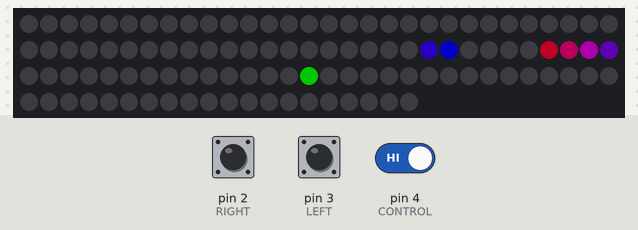
The sketch below on a simulated Arduino Nano, built with avr-gcc and run on an emulated ATmega328P. Parts: 110 RGB LEDs in strip order, left to right, continuing on the next row. The test bench sets the inputs (shaded band); at power-on: pin 2 (RIGHT) HIGH, pin 3 (LEFT) HIGH, pin 4 (CONTROL) HIGH. Dim RGB values are drawn brighter than linear; random numbers use the default seed unless the sketch sets one.

Above: at 2.4 s.
2.5 s: pin 2 (RIGHT) pulled LOW for 0.15 s
3.2 s: pin 3 (LEFT) pulled LOW for 0.15 s
3.9 s: pin 2 (RIGHT) pulled LOW for 1 s
5.5 s: pin 3 (LEFT) pulled LOW for 1 s
7.1 s: pin 3 (LEFT) driven LOW and pin 4 (CONTROL) driven LOW
8.7 s: pin 2 (RIGHT) pulsed LOW 5 times (0.12 s each, 0.3 s apart)
At 9.19 s:
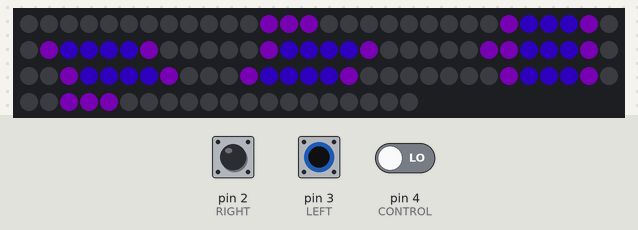

Measured:
- after the input at 8.7 s, the LEDs: first change at once (image 1 shows a later state)

The sketch:

Meredith_jacket.ino
```cpp
#include <Adafruit_NeoPixel.h>
#define LED_PIN 6
#define LED_COUNT 110
#define POT A0
#define LEFT 3
#define RIGHT 2
#define CONTROL 4

int mode = 0;
int numberofmodes = 4;

bool canmove = 1;

String message[4] = {"i love meredith", "stay hydrated", "tell your friends you love them", "i made this patch myself and i am quite proud of it"};
int messagenumber = 0;

unsigned long lastdb = 0;
unsigned long dbdelay = 200;

bool isthereanapple = 0;
int applex = 0;
int appley = 0;
int snakex = 5;
int snakey = 3;
int snakedirection = 0;
int snakelength = 5;
int delaytime = 200;

int drawingx = 0;
int drawingy = 0;

int animationindex = 0;

const bool alphabet[27][5][5] PROGMEM =
{
	{
		{0, 1, 1, 1, 0},
		{1, 0, 0, 0, 1},
		{1, 1, 1, 1, 1},
		{1, 0, 0, 0, 1},
		{1, 0, 0, 0, 1}
	},

	{
		{1, 1, 1, 1, 0},
		{1, 0, 0, 0, 1},
		{1, 1, 1, 1, 0},
		{1, 0, 0, 0, 1},
		{1, 1, 1, 1, 0}
	},

	{
		{0, 1, 1, 1, 1},
		{1, 0, 0, 0, 0},
		{1, 0, 0, 0, 0},
		{1, 0, 0, 0, 0},
		{0, 1, 1, 1, 1}
	},

	{
		{1, 1, 1, 1, 0},
		{1, 0, 0, 0, 1},
		{1, 0, 0, 0, 1},
		{1, 0, 0, 0, 1},
		{1, 1, 1, 1, 0}
	},

	{
		{1, 1, 1, 1, 1},
		{1, 0, 0, 0, 0},
		{1, 1, 1, 1, 0},
		{1, 0, 0, 0, 0},
		{1, 1, 1, 1, 1}
	},

	{
		{1, 1, 1, 1, 1},
		{1, 0, 0, 0, 0},
		{1, 1, 1, 1, 1},
		{1, 0, 0, 0, 0},
		{1, 0, 0, 0, 0}
	},

	{
		{0, 1, 1, 1, 1},
		{1, 0, 0, 0, 0},
		{1, 0, 0, 1, 1},
		{1, 0, 0, 0, 1},
		{0, 1, 1, 1, 1}
	},

	{
		{1, 0, 0, 0, 1},
		{1, 0, 0, 0, 1},
		{1, 1, 1, 1, 1},
		{1, 0, 0, 0, 1},
		{1, 0, 0, 0, 1}
	},

	{
		{0, 1, 1, 1, 0},
		{0, 0, 1, 0, 0},
		{0, 0, 1, 0, 0},
		{0, 0, 1, 0, 0},
		{0, 1, 1, 1, 0}
	},

	{
		{0, 0, 0, 0, 1},
		{0, 0, 0, 0, 1},
		{1, 0, 0, 0, 1},
		{1, 0, 0, 0, 1},
		{0, 1, 1, 1, 0}
	},

	{
		{1, 0, 0, 0, 1},
		{1, 0, 0, 1, 0},
		{1, 1, 1, 0, 0},
		{1, 0, 0, 1, 0},
		{1, 0, 0, 0, 1}
	},

	{
		{1, 0, 0, 0, 0},
		{1, 0, 0, 0, 0},
		{1, 0, 0, 0, 0},
		{1, 0, 0, 0, 0},
		{1, 1, 1, 1, 1}
	},

	{
		{0, 1, 0, 1, 0},
		{1, 0, 1, 0, 1},
		{1, 0, 1, 0, 1},
		{1, 0, 1, 0, 1},
		{1, 0, 1, 0, 1}
	},

	{
		{1, 0, 0, 0, 1},
		{1, 1, 0, 0, 1},
		{1, 0, 1, 0, 1},
		{1, 0, 0, 1, 1},
		{1, 0, 0, 0, 1}
	},

	{
		{0, 1, 1, 1, 0},
		{1, 0, 0, 0, 1},
		{1, 0, 0, 0, 1},
		{1, 0, 0, 0, 1},
		{0, 1, 1, 1, 0}
	},

	{
		{1, 1, 1, 1, 0},
		{1, 0, 0, 0, 1},
		{1, 1, 1, 1, 0},
		{1, 0, 0, 0, 0},
		{1, 0, 0, 0, 0}
	},

	{
		{0, 1, 1, 1, 0},
		{1, 0, 0, 0, 1},
		{1, 0, 0, 0, 1},
		{1, 0, 0, 1, 0},
		{0, 1, 1, 0, 1}
	},

	{
		{1, 1, 1, 1, 0},
		{1, 0, 0, 0, 1},
		{1, 1, 1, 1, 0},
		{1, 0, 0, 1, 0},
		{1, 0, 0, 0, 1}
	},

	{
		{0, 1, 1, 1, 1},
		{1, 0, 0, 0, 0},
		{0, 1, 1, 1, 0},
		{0, 0, 0, 0, 1},
		{1, 1, 1, 1, 0}
	},

	{
		{1, 1, 1, 1, 1},
		{0, 0, 1, 0, 0},
		{0, 0, 1, 0, 0},
		{0, 0, 1, 0, 0},
		{0, 0, 1, 0, 0}
	},

	{
		{1, 0, 0, 0, 1},
		{1, 0, 0, 0, 1},
		{1, 0, 0, 0, 1},
		{1, 0, 0, 0, 1},
		{0, 1, 1, 1, 0}
	},

	{
		{1, 0, 0, 0, 1},
		{1, 0, 0, 0, 1},
		{1, 0, 0, 0, 1},
		{0, 1, 0, 1, 0},
		{0, 0, 1, 0, 0}
	},

	{
		{1, 0, 0, 0, 1},
		{1, 0, 1, 0, 1},
		{1, 0, 1, 0, 1},
		{1, 0, 1, 0, 1},
		{0, 1, 0, 1, 0}
	},

	{
		{1, 0, 0, 0, 1},
		{0, 1, 0, 1, 0},
		{0, 0, 1, 0, 0},
		{0, 1, 0, 1, 0},
		{1, 0, 0, 0, 1}
	},

	{
		{1, 0, 0, 0, 1},
		{0, 1, 0, 1, 0},
		{0, 0, 1, 0, 0},
		{0, 0, 1, 0, 0},
		{0, 0, 1, 0, 0}
	},

	{
		{1, 1, 1, 1, 1},
		{0, 0, 0, 1, 0},
		{0, 0, 1, 0, 0},
		{0, 1, 0, 0, 0},
		{1, 1, 1, 1, 1}
	},

    {
		{0, 0, 0, 0, 0},
		{0, 0, 0, 0, 0},
		{0, 0, 0, 0, 0},
		{0, 0, 0, 0, 0},
		{0, 0, 0, 0, 0}
	}

};


int myPixels[10][11] = {
{0, 0, 0, 0, 0, 0, 0, 0, 0, 0, 0},
{0, 0, 0, 0, 0, 0, 0, 0, 0, 0, 0},
{0, 0, 0, 0, 0, 0, 0, 0, 0, 0, 0},
{0, 0, 0, 0, 0, 0, 0, 0, 0, 0, 0},
{0, 0, 0, 0, 0, 0, 0, 0, 0, 0, 0},
{0, 0, 0, 0, 0, 0, 0, 0, 0, 0, 0},
{0, 0, 0, 0, 0, 0, 0, 0, 0, 0, 0},
{0, 0, 0, 0, 0, 0, 0, 0, 0, 0, 0},
{0, 0, 0, 0, 0, 0, 0, 0, 0, 0, 0},
{0, 0, 0, 0, 0, 0, 0, 0, 0, 0, 0}
};

int myDrawing[10][11] = {
{0, 0, 0, 0, 0, 0, 0, 0, 0, 0, 0},
{0, 0, 0, 0, 0, 0, 0, 0, 0, 0, 0},
{0, 0, 0, 0, 0, 0, 0, 0, 0, 0, 0},
{0, 0, 0, 0, 0, 0, 0, 0, 0, 0, 0},
{0, 0, 0, 0, 0, 0, 0, 0, 0, 0, 0},
{0, 0, 0, 0, 0, 0, 0, 0, 0, 0, 0},
{0, 0, 0, 0, 0, 0, 0, 0, 0, 0, 0},
{0, 0, 0, 0, 0, 0, 0, 0, 0, 0, 0},
{0, 0, 0, 0, 0, 0, 0, 0, 0, 0, 0},
{0, 0, 0, 0, 0, 0, 0, 0, 0, 0, 0}
};

const int myAnimations[4][10][11] PROGMEM = {
{
{0, 0, 3, 3, 0, 0, 0, 3, 3, 0, 0},
{0, 3, 2, 2, 3, 0, 3, 2, 2, 3, 0},
{3, 2, 1, 1, 2, 3, 2, 1, 1, 2, 3},
{3, 2, 1, 1, 1, 2, 1, 1, 1, 2, 3},
{3, 2, 1, 1, 1, 2, 1, 1, 1, 2, 3},
{0, 3, 2, 1, 1, 1, 1, 1, 2, 3, 0},
{0, 0, 3, 2, 1, 1, 1, 2, 3, 0, 0},
{0, 0, 0, 3, 2, 1, 2, 3, 0, 0, 0},
{0, 0, 0, 0, 3, 2, 3, 0, 0, 0, 0},
{0, 0, 0, 0, 0, 3, 0, 0, 0, 0, 0}
},

{
{0, 0, 0, 4, 0, 0, 0, 4, 0, 0, 0},
{0, 0, 4, 0, 0, 1, 0, 0, 4, 0, 0},
{0, 4, 0, 0, 1, 0, 1, 0, 0, 4, 0},
{4, 0, 0, 1, 0, 0, 0, 1, 0, 0, 4},
{0, 0, 1, 0, 0, 2, 0, 0, 1, 0, 0},
{0, 1, 0, 0, 2, 0, 2, 0, 0, 1, 0},
{1, 0, 0, 2, 0, 0, 0, 2, 0, 0, 1},
{0, 0, 2, 0, 0, 3, 0, 0, 2, 0, 0},
{0, 2, 0, 0, 3, 0, 3, 0, 0, 2, 0},
{2, 0, 0, 3, 0, 0, 0, 3, 0, 0, 2}
},

{
{0, 0, 4, 0, 0, 2, 0, 0, 4, 0, 0},
{0, 4, 3, 0, 0, 1, 0, 0, 3, 4, 0},
{0, 0, 0, 3, 3, 0, 3, 3, 0, 0, 0},
{2, 0, 0, 3, 3, 2, 3, 3, 0, 0, 2},
{0, 1, 4, 4, 2, 1, 2, 4, 4, 1, 0},
{0, 1, 4, 4, 2, 1, 2, 4, 4, 1, 0},
{2, 0, 0, 3, 3, 2, 3, 3, 0, 0, 2},
{0, 0, 0, 3, 3, 0, 3, 3, 0, 0, 0},
{0, 4, 3, 0, 0, 1, 0, 0, 3, 4, 0},
{0, 0, 4, 0, 0, 2, 0, 0, 4, 0, 0}
},

{
{0, 0, 0, 1, 0, 0, 0, 0, 0, 3, 0},
{0, 1, 0, 0, 3, 0, 1, 2, 0, 0, 0},
{2, 0, 0, 0, 0, 0, 0, 0, 0, 3, 2},
{0, 0, 4, 0, 2, 0, 4, 0, 0, 4, 0},
{1, 0, 0, 0, 0, 0, 0, 1, 0, 0, 0},
{0, 0, 0, 1, 4, 0, 0, 0, 0, 2, 0},
{0, 3, 0, 0, 0, 0, 1, 0, 0, 4, 0},
{0, 0, 0, 4, 0, 0, 0, 1, 0, 0, 0},
{2, 0, 0, 0, 2, 0, 0, 0, 0, 3, 0},
{0, 3, 0, 0, 0, 0, 0, 2, 0, 0, 3}
}
};


int myFlag[10][11] = {
{0, 0, 1, 1, 0, 0, 0, 1, 1, 0, 0},
{0, 1, 1, 1, 1, 1, 1, 1, 1, 1, 0},
{2, 2, 2, 2, 2, 2, 2, 2, 2, 2, 2},
{2, 2, 2, 2, 2, 2, 2, 2, 2, 2, 2},
{3, 3, 3, 3, 3, 3, 3, 3, 3, 3, 3},
{0, 3, 3, 3, 3, 3, 3, 3, 3, 3, 0},
{0, 0, 2, 2, 2, 2, 2, 2, 2, 0, 0},
{0, 0, 0, 2, 2, 2, 2, 2, 0, 0, 0},
{0, 0, 0, 0, 1, 1, 1, 0, 0, 0, 0},
{0, 0, 0, 0, 0, 1, 0, 0, 0, 0, 0}
};

// just make this an alogrithm

Adafruit_NeoPixel strip(LED_COUNT, LED_PIN, NEO_GRB + NEO_KHZ800);

uint32_t colour1 = strip.Color(50, 0, 200);
uint32_t colour2 = strip.Color(100, 0, 150);
uint32_t colour3 = strip.Color(150, 0, 100);
uint32_t colour4 = strip.Color(0, 0, 0);

uint32_t animationcolours[4] = {colour1, colour2, colour3, colour4};

uint32_t tblue = strip.Color(91, 50, 250);
uint32_t tpink = strip.Color(245, 50, 184);
uint32_t twhite = strip.Color(200, 200, 200);

uint32_t flagcolours[3] = {tblue, tpink, twhite};

////////////////////////////////////////////////

void setup() {
  randomSeed(analogRead(5));
 strip.begin(); //always needed
 strip.show(); // 0 data => off.
 strip.setBrightness(100); // ~20% (max = 255)
 Serial.begin(9600);
 pinMode(POT, INPUT);
 pinMode(LEFT, INPUT_PULLUP);
 pinMode(RIGHT, INPUT_PULLUP);
 pinMode(CONTROL, INPUT_PULLUP);

attachInterrupt(digitalPinToInterrupt(LEFT), leftclick, FALLING);
attachInterrupt(digitalPinToInterrupt(RIGHT), rightclick, FALLING);

placeasnake();

}

////////////////////////////////////////////////////////

int writemessage(String message)
{
	int sl = message.length();
	int l = sl * 6 + 11;

	for(int s = 0; s < l; s++)
	{
		strip.clear();

		uint32_t saver = animationcolours[0];

    for(int i = 0; i < 2; i++)
    {
    	animationcolours[i] = animationcolours[i+1];
    }

    animationcolours[2] = saver;

		for(int n = 0; n < sl; n++)
		{
			int offset = n * 6 + 10 - s;
			int letter = (int) message[n] - 97;
            if (letter == -65)
            {
                letter = 26;
            }

for(int i = 0; i < 5; i++)
{
	for(int j = 0; j < 5; j++)
	{
		if((j+offset) < 11 && (j+offset) >-1)
		{
			 bool pixel = pgm_read_byte(&alphabet[letter][i][j]);
			 if(pixel >  0)
			 {
			 	 if((j+offset) % 2 == 0)
			 	 {
			 	 	strip.setPixelColor(10*(j+offset)+9-(i+2), animationcolours[0]);}
			  		else
			  		{
			  			strip.setPixelColor((10*(j+offset))+(i+2), animationcolours[0]);}
			 		}
				}
			}
		}
	}
	strip.show();
	delay(80);
}
messagenumber++;
if (messagenumber == 4)
{
  messagenumber = 0;
}
}

/////////////////////////////////

void placeasnake()
{

snakex = 5;
snakey = 3;
snakedirection = 0;
snakelength = 6;
delaytime = 200;


for(int i = 0; i < snakelength; i++)
{myPixels[snakey+i][snakex] = i+1;}

if(isthereanapple == 0)
{placeanapple();}

updategridsnake();

delay(1000);

}

////////////////////////////////////////////////

void placeanapple()

{

delaytime = delaytime - 10;
if(delaytime < 50)
{delaytime = 50;}

do {

isthereanapple = 0;

applex = random(10);
appley = random(9);

if(myPixels[applex][appley]==0)
{myPixels[applex][appley] = -1;
isthereanapple = 1;
}
} while (isthereanapple == 0);

}

////////////////////////////////////////////////

void leftclick() {

if((millis() - lastdb) > dbdelay)

{
lastdb = millis();
canmove = 0;

if(digitalRead(CONTROL) == 0)
{mode--;
if(mode < 0)
{mode = 3;}

switch(mode)
{
  case 0:
  for(int i = 0; i < 10; i++)
{for(int j = 0; j < 11; j++)
  {
myPixels[i][j] = 0;
isthereanapple = 0;
  }}
  placeasnake();
  break;

  case 3:

  for(int i = 0; i < 10; i++)
{for(int j = 0; j < 11; j++)
  {
myDrawing[i][j] = 0;
  }}
  break;
}

}
else
{switch(mode)
{

case 0:
snakedirection--;
if(snakedirection < 0)
{snakedirection = 3;}
break;

case 2:
messagenumber--;
if(messagenumber < 0)
{
    messagenumber = 3;
}
break;

case 1:
animationindex--;
if(animationindex < 0)
{
    animationindex = 4;
}
break;

case 3:

myDrawing[drawingy][drawingx] = 1;

drawingx++;
if(drawingx > 10)
{
    drawingx = 0;
    drawingy++;
    if(drawingy > 9)
    {
        drawingy = 0;
    }
}

break;

}}}}

////////////////////////////////////////////////

void rightclick() {

if((millis() - lastdb) > dbdelay)

{
lastdb = millis();
canmove = 0;

if(digitalRead(CONTROL) == 0)
{mode = mode + 1;
if(mode ==  numberofmodes)
{mode = 0;}

switch(mode)
{
  case 0:
  for(int i = 0; i < 10; i++)
{for(int j = 0; j < 11; j++)
  {
myPixels[i][j] = 0;
isthereanapple = 0;
  }}
  placeasnake();
  break;

  case 3:

  for(int i = 0; i < 10; i++)
{for(int j = 0; j < 11; j++)
  {
myDrawing[i][j] = 0;
  }}

  break;
}

}
else
{switch(mode)
{

case 0:
snakedirection++;
if(snakedirection > 3)
{snakedirection = 0;}
break;

case 2:
messagenumber++;
if(messagenumber == 4)
{
    messagenumber = 0;
}
break;

case 1:
animationindex++;
if(animationindex == 5)
{
    animationindex = 0;
}
break;

case 3:

myDrawing[drawingy][drawingx] = 0;

drawingx++;
if(drawingx > 10)
{
    drawingx = 0;
    drawingy++;
    if(drawingy > 9)
    {
        drawingy = 0;
    }
}

break;

}}}}

////////////////////////////////////////////////

void snakestep() {

//moves the coordinates of snake head

switch(snakedirection)
{
case 0:
snakey = snakey - 1;
if(snakey < 0)
{snakey = 9;}
break;

case 1:
snakex = snakex + 1;
if(snakex > 10)
{snakex = 0;}
break;

case 2:
snakey = snakey + 1;
if(snakey > 9)
{snakey = 0;}
break;

case 3:
snakex = snakex - 1;
if(snakex < 0)
{snakex = 10;}
break;
}

//draws the tail of the snake

for(int i = 0; i < 10; i++)
{for(int j = 0; j < 11; j++)
{if(myPixels[i][j]>0)
{myPixels[i][j] = myPixels[i][j] + 1;
if(myPixels[i][j] > snakelength)
{if(myPixels[snakey][snakex] == -1)
{snakelength = snakelength + 1;
placeanapple();
}
else
{myPixels[i][j] = 0;}}
}
}}

if(myPixels[snakey][snakex] > 1)
{
gameover();
placeasnake();
}

//makes the snake head 1

myPixels[snakey][snakex] = 1;

canmove = 1;

}

////////////////////////////////////////////////

void updategridsnake() {

strip.clear();
for(int i = 0; i < 10; i++)
{for(int j = 0; j < 11; j++)
  {
  if(myPixels[i][j] > 0)
  {if(j % 2 == 0)
  {strip.setPixelColor(10*j+9-i, 255-myPixels[i][j]*(255/snakelength), 0, myPixels[i][j]*(255/snakelength));}
  else
  {strip.setPixelColor((10*j)+i, 255-myPixels[i][j]*(255/snakelength), 0, myPixels[i][j]*(255/snakelength));}}

  if(myPixels[i][j] == -1)
  {if(j % 2 == 0)
  {strip.setPixelColor(10*j+9-i, 0, 255, 0);}
  else
  {strip.setPixelColor((10*j)+i, 0, 255, 0);}}

  }}

strip.show();
delay(delaytime);

}

///////////////////////////////////////////

void drawing() {

uint32_t saver = animationcolours[0];

for(int i = 0; i < 3; i++)
{
	animationcolours[i] = animationcolours[i+1];
}

animationcolours[2] = saver;

strip.clear();
for(int i = 0; i < 10; i++)
{for(int j = 0; j < 11; j++)
  {
  if(myDrawing[i][j] > 0)
  {
  if(j % 2 == 0)
  {strip.setPixelColor(10*j+9-i, animationcolours[0]);}
  else
  {strip.setPixelColor((10*j)+i, animationcolours[0]);}
  }
}
}

if(drawingx % 2 == 0)
  {strip.setPixelColor(10*drawingx+9-drawingy, 0, 250, 0);}
  else
  {strip.setPixelColor((10*drawingx)+drawingy, 0, 250, 0);}

strip.show();
delay(200);

}

void animation(int animationnumber) {

uint32_t saver = animationcolours[0];

for(int i = 0; i < 4; i++)
{
	animationcolours[i] = animationcolours[i+1];
}

animationcolours[3] = saver;

strip.clear();
for(int i = 0; i < 10; i++)
{for(int j = 0; j < 11; j++)
  {
  int pixel = pgm_read_word_near(&(myAnimations[animationnumber][i][j]));
  if(pixel > 0)
  {
  if(j % 2 == 0)
  {strip.setPixelColor(10*j+9-i, animationcolours[pixel-1]);}
  else
  {strip.setPixelColor((10*j)+i, animationcolours[pixel-1]);}
  }
}
}

strip.show();
delay(200);

}

///////////////////////////////////////////

void updategridflag() {

strip.clear();

for(int i = 0; i < 10; i++)
{for(int j = 0; j < 11; j++)
  {
  if(myFlag[i][j] >  0)
  {if(j % 2 == 0)
  {strip.setPixelColor(10*j+9-i, flagcolours[myFlag[i][j]-1]);}
  else
  {strip.setPixelColor((10*j)+i, flagcolours[myFlag[i][j]-1]);}
  }
}
}

strip.show();
delay(200);

}

///////////////////////////////////////////


void gameover() {

for(int i = 0; i < 10; i++)
{for(int j = 0; j < 11; j++)
  {
myPixels[i][j] = 0;
isthereanapple = 0;
  }}


strip.clear();

writemessage("game over");

delay(100);

}

///////////////////////////////////////////


void loop() {

switch(mode)
{
case 0:
snakestep();
updategridsnake();
break;

case 2:

writemessage(message[messagenumber]);

break;

case 1:
if(animationindex == 4)
{
    updategridflag();
}
else
{
    animation(animationindex);
}
break;

case 3:
drawing();
break;

}

// move this to each function
}
```
